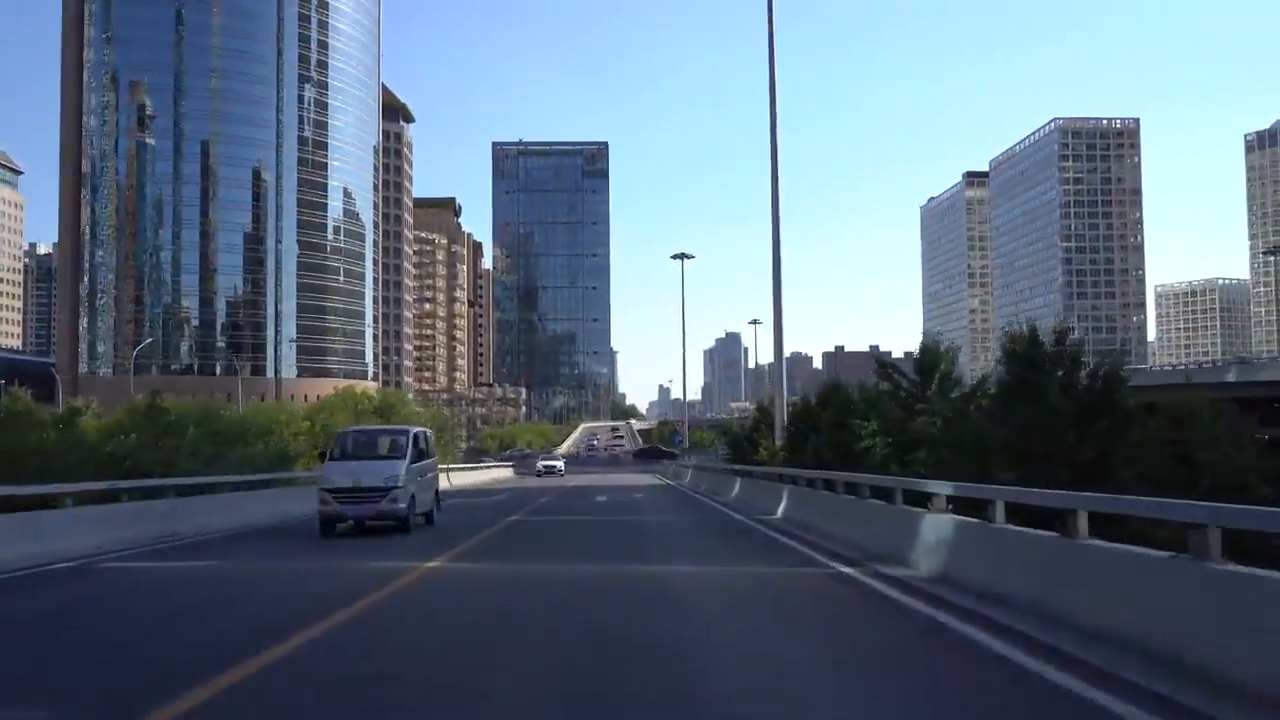
#> input picture frame 30 of videos/Beijing.mp4, 1280 x 720 px, given in place of onlyproperlyworking.mp4, which was not available
$ python main.py   (older library calls are emulated)
#> lines starting #> are read from the running program, lines starting #| are printed output that depends on the picture; after the words box and inside, x2 and y2 are one past the last pixel; in counts of white or black regions, pixels touching at a corner belong together; pictures that were not available may be replaced by others from this repository, and a replacement may not be noted
### lane_detection/baseline.py
# Libraries Needed
import math
import time
import numpy as np
import cv2  # for image/video processing


#################################################################
# Steps needed for lane detection:                              #
# 1. Denoising the video frames using blurring kernel           #
# 2. Graysccaling and detecting edges on the frames with        #
#    Canny edge detection                                       #
# 3. Drawing area of interest to embed lanes on the video frame #
# 4. Perspective warping                                        #
# 5. Segmentation of lanes using vertical histogram projection  #
# 6. Detecting lines on the video frame using Hough Lines Polar #
#    and line optimization                                      #
# 7. Displaying lines on the frame                              #
# 8. Turn prediction                                            #
# 9. Whole process orchestrator                                 #
#################################################################

# STEP 1: Denoising the video frames using blurring
def denoise_frame(frame):
    # kernel = (3x3 matrix with 1/9 as values)
    kernel = np.ones((3, 3), np.float32) / 9
    # filter used for blurring, others can be used as well
    denoised_frame = cv2.filter2D(frame, -1, kernel)
    return denoised_frame


# STEP 2: Graysccaling and detecting edges on the frames with Canny edge detection
def detect_edges(frame):
    gray = cv2.cvtColor(frame, cv2.COLOR_BGR2GRAY)  # make frame gray
    canny_edges = cv2.Canny(gray, 50, 150)  # draw edges
    return canny_edges


# additional aperture_size:
# [4 lines left out: function detect_edges_with_aperture, not called in this run]


# STEP 3: Drawing area of interest to embed lanes on the video frame
def region_of_interest(frame):
    # basically image is represented like array of numbers
    # we create a mask for it, where only road is represented with 1, and everything else with 0
    # that way when we do bitwise AND, only road edges will be shown
    height, width = frame.shape
    mask = np.zeros_like(frame)  # we created basically a black background (only 0)
    # now we need 1's to fill our road in order to create a mask:
    polygon = np.array([[
        (int(width * 0.30), height),  # Bottom-left point
        (int(width * 0.46), int(height * 0.72)),  # Top-left point
        (int(width * 0.58), int(height * 0.72)),  # Top-right point
        (int(width * 0.82), height),  # Bottom-right point
    ]], np.int32)
    cv2.fillPoly(mask, polygon, 255)  # filling it with white color (255 is white)
    roi = cv2.bitwise_and(frame, mask)  # now we only have road edges represented
    return roi


# STEP 4: Perspective Warping
# Handle perspective changes by looking at the road from sky view angle
# so we take in normal frame and transform it into bird view perspective
def warp_perspective(frame):
    height, width = frame.shape
    offset = 50  # needed for later
    # Perspective points to be warped
    source_points = np.float32([
        [int(width * 0.46), int(height * 0.72)],  # Top-left point
        [int(width * 0.58), int(height * 0.72)],  # Top-right point
        [int(width * 0.30), height],  # Bottom-left point
        [int(width * 0.82), height]])  # Bottom-right point

    # Window to be shown
    destination_points = np.float32([
        [offset, 0],  # Top-left point
        [width - 2 * offset, 0],  # Top-right point
        [offset, height],  # Bottom-left point
        [width - 2 * offset, height]])  # Bottom-right point

    # now we have sky(bird) view coordinates which we apply using cv2 function
    matrix = cv2.getPerspectiveTransform(source_points, destination_points)
    # finally we can warp
    skyview = cv2.warpPerspective(frame, matrix, (width, height))
    return skyview


# STEP 5: Segmentation of lanes using vertical histogram projection
# input: edged and skyview frame!!
def histogram(frame):
    histogram = np.sum(frame, axis=0)
    # reason we use histogram is because lane lines will show in it like peaks in the histogram
    # hence we can easily calculate midpoint and right/left line
    # Find mid point on histogram
    midpoint = np.int(histogram.shape[0] / 2)
    # Compute the left max pixels
    leftx_base = np.argmax(histogram[:midpoint])
    # Compute the right max pixels
    rightx_base = np.argmax(histogram[midpoint:]) + midpoint
    return leftx_base, rightx_base


# STEP 6: Detecting lines on the video frame using Hough Lines Polar and line optimization
def detect_lines(frame):
    # PLACE FOR POSSIBLE OPTIMIZATION
    # 4th parameter -> treshold only lines with >treshhold aree returned
    # 5th parameter -> only lines with minLineLength or more get accepted
    # 6th parameter -> max allowed gap between points on the same line to link them
    line_segments = cv2.HoughLinesP(frame, 1, np.pi / 180, 20,
                                    np.array([]), minLineLength=40, maxLineGap=150)
    return line_segments  # Return line segment on road


# detect_lines method is not good bc it draws more lines close to eachother instead of only one
# we optimze this:
def optimize_lines(frame, lines):
    # we store both lines in one array, then left lines in left_fit and right lines in right_fit

    if lines is not None:
        lane_lines = []  # For both lines
        left_fit = []  # For left line
        right_fit = []  # For right line

    height, width, _ = frame.shape

    for line in lines:
        x1, y1, x2, y2 = line.reshape(4)  # get coordinates, (x1,y1) of one point, (x2,y2) of another
        parameters = np.polyfit((x1, x2), (y1, y2), 1)
        # polyfit(x,y, degree) returns polynomial values from the coordinates and degree of the fitting polynomial
        # => we get slope and intercept
        slope = parameters[0]
        intercept = parameters[1]
        # now we can check to which lines array we want to add
        if slope < 0:  # Here we check the slope of the lines
            left_fit.append((slope, intercept))
        else:
            right_fit.append((slope, intercept))

        # check for left lines
        # we use map_coordinates to go back to the coordinates from slope and intercept
    if len(left_fit) > 0:
        # Averaging fits for the left line
        left_fit_average = np.average(left_fit, axis=0)
        # Add result of mapped points to the list lane_lines
        lane_lines.append(map_coordinates(frame, left_fit_average))

    # Here we ckeck whether fit for the right line is valid
    if len(right_fit) > 0:
        # Averaging fits for the right line
        right_fit_average = np.average(right_fit, axis=0)
        # Add result of mapped points to the list lane_lines
        lane_lines.append(map_coordinates(frame, right_fit_average))

    return lane_lines


# [87 lines left out: functions map_coordinates, display_lines, display_heading_line, get_floating_center, add_text, not called in this run]


# STEP 9: WE CALL EVERYTHING WE HAVE DEFINED

def process_frame(frame):
    # Declaring variables for fps
    avg_fps = 0
    fps_list = []

    start_time = time.time()  # Start the timer

    edges = detect_edges(frame)
    denoised_frame = denoise_frame(frame)  # Denoise frame from artifacts
    canny_edges = detect_edges(denoised_frame)  # Find edges on the frame
    roi_frame = region_of_interest(canny_edges)  # Draw region of interest
    warped_frame = warp_perspective(canny_edges)  # Warp the original frame, make it skyview
    left_x_base, right_x_base = histogram(warped_frame)  # Take x bases for two lines
    lines = detect_lines(roi_frame)  # Detect lane lines on the frame
    lane_lines = optimize_lines(frame, lines)  # Optimize detected line
    mul_lines = display_lines(frame, lines)
    lane_lines_image = display_lines(frame, lane_lines)  # Display solid and optimized lines

    up_center, low_center = get_floating_center(frame, lane_lines)  # Calculate the center between two lines

    heading_line = display_heading_line(lane_lines_image, up_center, low_center)

    final_frame = add_text(heading_line, low_center, left_x_base, right_x_base)  # Predict and draw turn

    fps = round(1.0 / (time.time() - start_time), 1)  # Here we calculate the fps
    fps_list.append(fps)  # Append fps to fps list
    cv2.putText(final_frame, "FPS: " + str(fps), (50, 100), cv2.FONT_HERSHEY_DUPLEX, 1, (255, 0, 0), 2,
                cv2.LINE_AA)  # Draw FPS


    return final_frame  # Return final frame

### lane_detection/main.py
import cv2  # For video/image processing
from moviepy.editor import VideoFileClip  # For image recording and saving
from baseline import process_frame


def video_process(path_in, path_out, mode, resolution):
#> called with path_in = '../input/onlyproperlyworking.mp4', path_out = '../output/output_lane_detection.mp4', mode = 'read', resolution = (1280, 720)
    if mode == "read":
        video = cv2.VideoCapture(path_in)  # Read video with opecv
        while True:
            ret, frame = video.read()  # Read each frame of the video
#> frame is the input picture: shape (720, 1280, 3); mean B, G, R 123.7, 106.7, 90.1

            # Change the resolution
            if ret:  # Process while video is open
                if resolution == (1280, 720):
                    resized = cv2.resize(frame, resolution)
                elif resolution == (1024, 768):
                    resized = cv2.resize(frame, resolution)
                elif resolution == (800, 600):
                    resized = cv2.resize(frame, resolution)
                elif resolution == (640, 480):
                    resized = cv2.resize(frame, resolution)
                elif resolution == (400, 300):
                    resized = cv2.resize(frame, resolution)
                else:
                    raise Exception('No RESOLUTION IS SET!')

                final_frame = process_frame(resized)  # Process each frames
#> in detect_edges, `gray = cv2.cvtColor(frame, cv2.COLOR_BGR2GRAY)`:
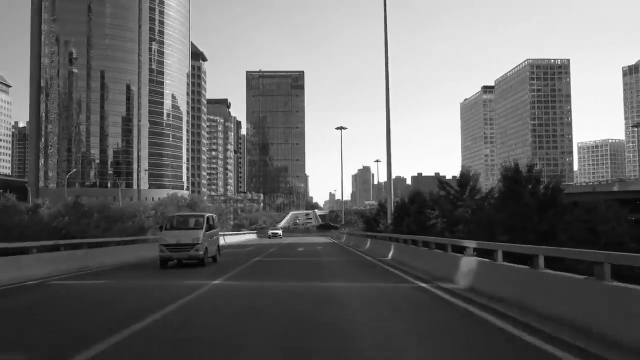
#> gray: shape (720, 1280) (shown at 1/2 size); min 0, max 255, mean 103.7
#> in detect_edges, `canny_edges = cv2.Canny(gray, 50, 150)`:
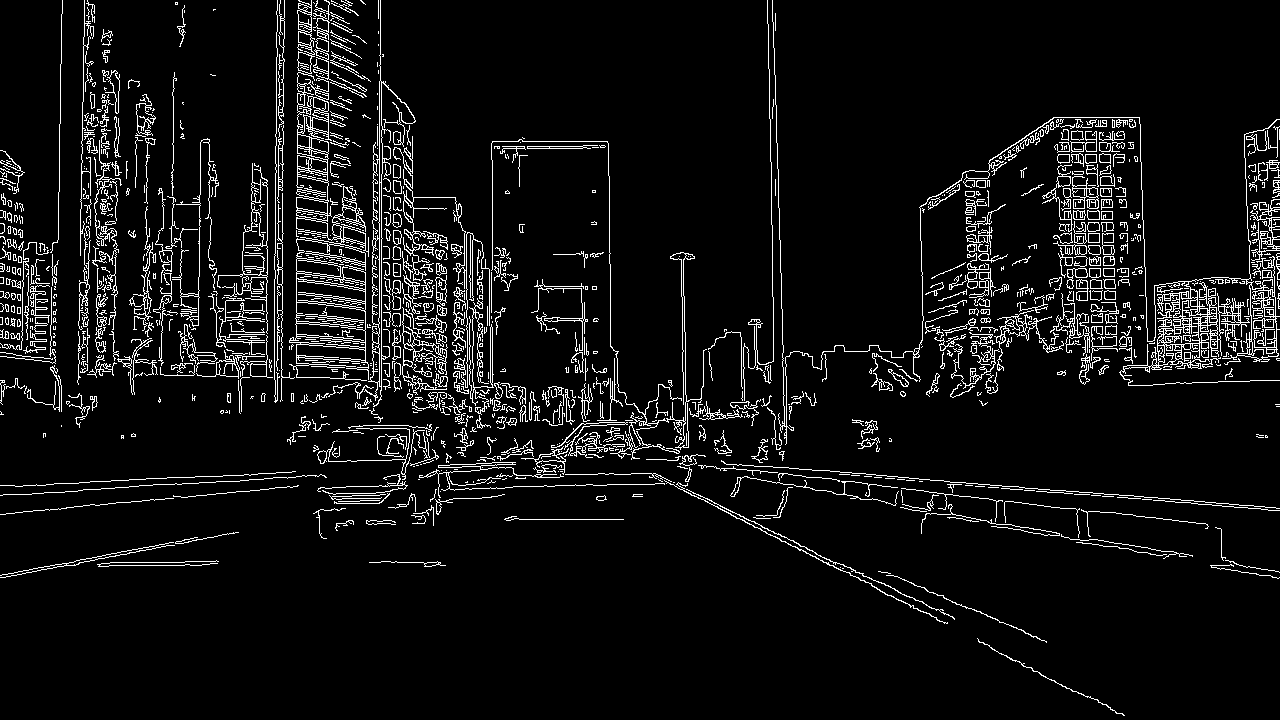
#> canny_edges: shape (720, 1280); 6.5% white in thin lines or dots
#> in region_of_interest, `cv2.fillPoly(mask, polygon, 255)`:
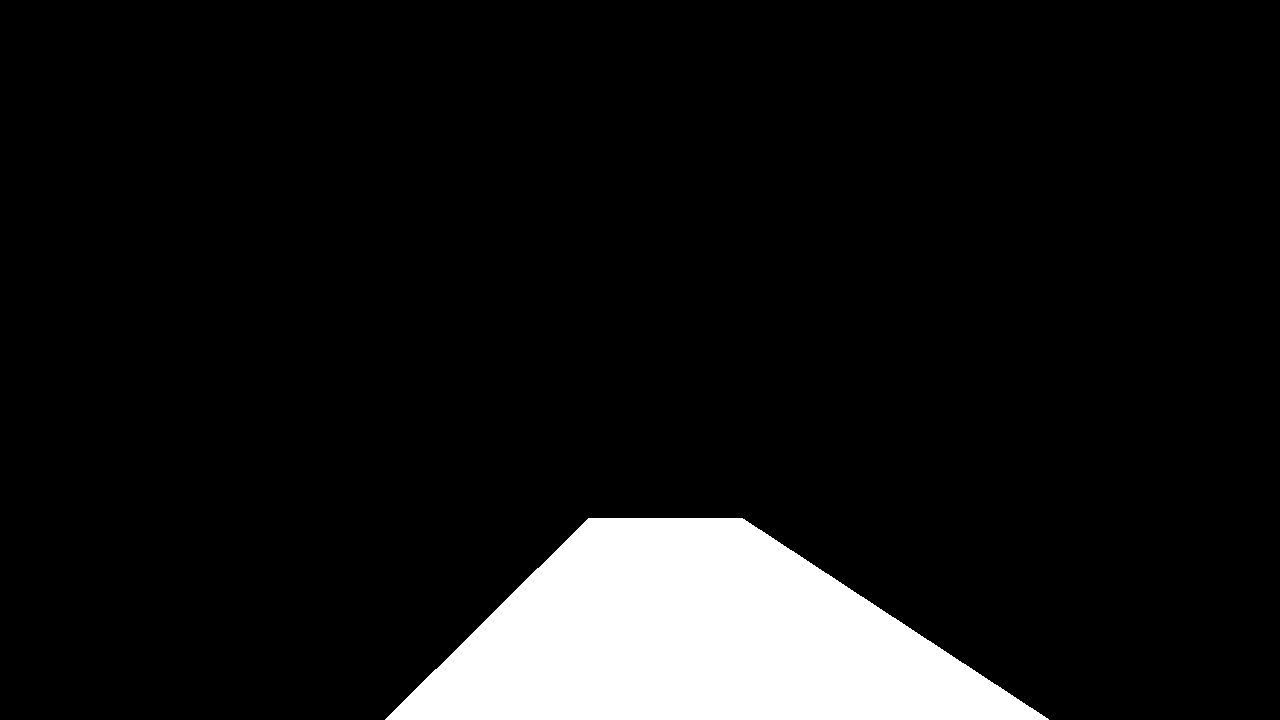
#> mask: shape (720, 1280); 9% white; 1 white region, box (x1, y1, x2, y2) and area: (385, 518, 1049, 720) 82774
#> in warp_perspective, `skyview = cv2.warpPerspective(frame, matrix, (width, height))`:
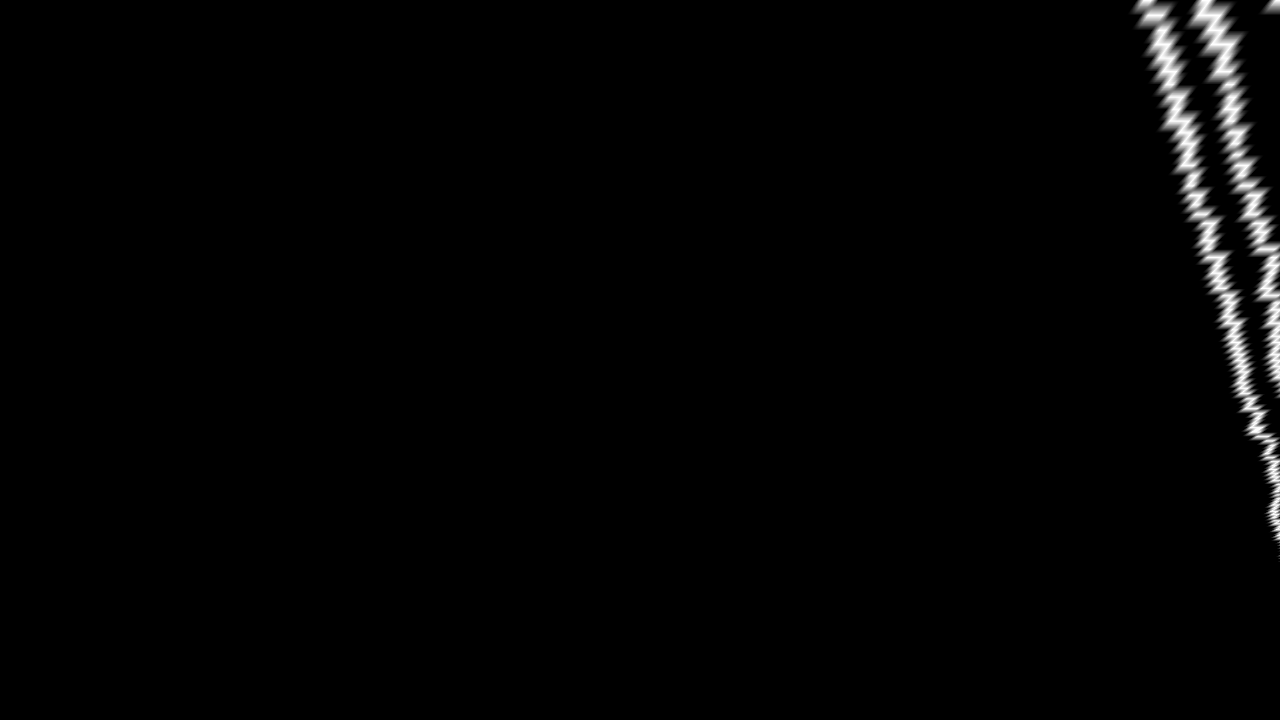
#> skyview: shape (720, 1280); min 0, max 255, mean 3.7
#> in histogram, `histogram = np.sum(frame, axis=0)`: histogram = 1280 values, max 46334 at index 1275, min 0 at index 0, mean 2651.1
#> in histogram, `leftx_base = np.argmax(histogram[:midpoint])`: leftx_base = 0
#> in histogram, `rightx_base = np.argmax(histogram[midpoint:]) + midpoint`: rightx_base = 1275
#> in process_frame, `left_x_base, right_x_base = histogram(warped_frame)`: left_x_base = 0; right_x_base = 1275
#> in detect_lines, `line_segments = cv2.HoughLinesP(frame, 1, np.pi / 180, 20, np.array([]..`: line_segments = None
                cv2.imshow("Result", final_frame)  # Output processed frames

                if cv2.waitKey(1) == 27:  # Break if ESC is pressed
                    break
            else:
                break  # Break when video is over.

        video.release()  # Release frame
        cv2.destroyAllWindows()  # Destroy all windows

    elif mode == "write":
        video_clip = VideoFileClip(path_in)  # Read image with moviepy
        project_video = video_clip.fl_image(process_frame)  # Process each frame of the video
        project_video.write_videofile(path_out, audio=False)  # Save whole video

    else:
        raise Exception("CHOOSE THE VIDEO MODE!")


if __name__ == "__main__":
#> (the run stopped early here; a loop or call above may not have finished)
